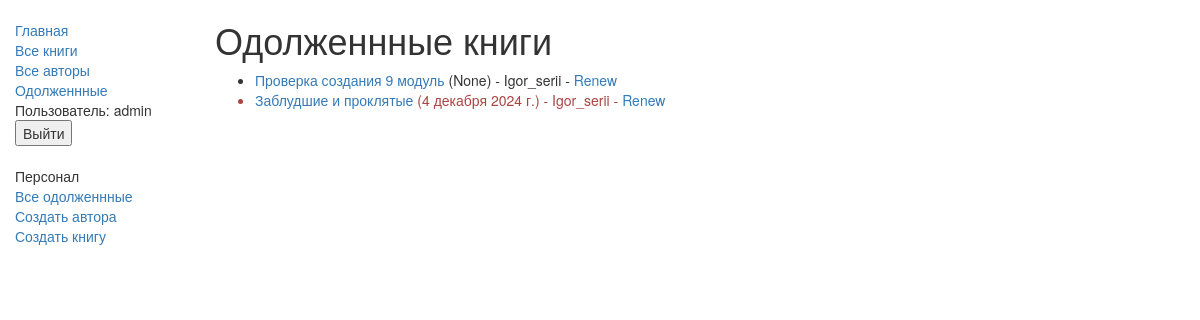
The app's page /catalog/usersbooks/ (signed in) with its own data.
### catalog/models.py (models this page shows, shortened)
class BookInstance(models.Model):
    id = models.UUIDField(primary_key=True, default=uuid.uuid4, help_text="Unique ID for this particular book across whole library")
    book = models.ForeignKey('Book', on_delete=models.SET_NULL, null=True)
    imprint = models.CharField(max_length=200)
    due_back = models.DateField(null=True, blank=True)
    borrower = models.ForeignKey(User, on_delete=models.SET_NULL, null=True, blank=True)
    LOAN_STATUS = (
        ('m', 'Maintenance'),
        ('o', 'On loan'),
        ('a', 'Available'),
        ('r', 'Reserved'),
    )
    status = models.CharField(max_length=1, choices=LOAN_STATUS, blank=True, default='m', help_text='Book availability')
    class Meta:
        ordering = ["due_back"]
        permissions = (("can_mark_returned", "Set book as returned"),)
    def display_status(self):
        return ', '.join([ BookInstance.name for BookInstance in self.BookInstance.all()[:3] ])
    display_status.short_description = 'Status'
    @property
    def is_overdue(self):
        if self.due_back and date.today() > self.due_back:
            return True
        return False

class Book(models.Model):
    title = models.CharField(max_length=200)
    author = models.ForeignKey('Author', on_delete=models.SET_NULL, null=True)
    summary = models.TextField(max_length=1000, help_text="Enter a brief description of the book")
    isbn = models.CharField('ISBN',max_length=13, help_text='13 Character <a href="https://www.isbn-international.org/content/what-isbn">ISBN number</a>')
    genre = models.ManyToManyField(Genre, help_text="Select a genre for this book")
    def display_genre(self):
        return ', '.join([ genre.name for genre in self.genre.all()[:3] ])
    display_genre.short_description = 'Genre'

### catalog/views.py (the view)
class LoanedBooksByStaffListView(PermissionRequiredMixin,generic.ListView):
    model = BookInstance
    template_name ='catalog/bookinstance_list_borrowed_staff.html'
    paginate_by = 10
    permission_required = ('catalog.can_mark_returned', 'catalog.can_edit')
    def get_queryset(self):
        return BookInstance.objects.filter(status__exact='o').order_by('due_back')

### catalog/templates/catalog/bookinstance_list_borrowed_staff.html
{% extends "base_generic.html" %}
{% block content %}
<h1>Одолженнные книги</h1>
{% if object_list %}
<ul>
    {% for bookinst in bookinstance_list %}
    <li class="{% if bookinst.is_overdue %}text-danger{% endif %}">
        <a href="{% url 'book-detail' bookinst.book.pk %}">{{bookinst.book.title}}</a> ({{ bookinst.due_back }})
        {% if user.is_staff %}- {{ bookinst.borrower }}{% endif %} {% if perms.catalog.can_mark_returned %}- <a
            href="{% url 'renew-book-librarian' bookinst.id %}">Renew</a> {% endif %}
    </li>
    {% endfor %}
</ul>
{% else %}
<p>Нет занятых книг.</p>
{% endif %}
{% endblock %}

### catalog/templates/base_generic.html (shortened to what this page needs)
<!doctype html>
<html lang="en">
<head>
    <link
            rel="stylesheet"
            href="https://maxcdn.bootstrapcdn.com/bootstrap/3.3.7/css/bootstrap.min.css"/>
    {% load static %}
    <link rel="stylesheet" href="{% static 'css/styles.css' %}"/>
</head>
<body>
<div class="container-fluid">
    <div class="row">
        <div class="col-sm-2">
            {% block sidebar %}
            <ul class="sidebar-nav">
                <li><a href="{% url 'index' %}">Главная</a></li>
                <li><a href="{% url 'books' %}">Все книги</a></li>
                <li><a href="{% url 'authors' %}">Все авторы</a></li>
                <li><a href="{% url 'my-borrowed' %}">Одолженнные</a></li>
                {% if user.is_authenticated %}
                <li>Пользователь: {{ user.get_username }}</li>
                <li>
                    <form action="{% url 'logout'%}?next={{request.path}}" method="post">
                        <button class="dropdown-item" type="submit">Выйти</button>
                    </form>
                </li>
                <br> {% else %}
                <form action="{% url 'login' %}" method="post"> {% csrf_token %}
                    <button class="dropdown-item" type="submit">Войти</button>
                </form>
                {% endif %}
                {% if perms.catalog.can_mark_returned %}
                <li><span>Персонал</span></li>
                <li><a href="{% url 'users-borrowed' %}">Все одолженнные</a></li>
                <li><a href="{% url 'author_create' %}">Создать автора</a></li>
                <li><a href="{% url 'book_create' %}">Создать книгу</a></li>
                {% endif %}
            </ul>
            {% endblock %}
        </div>
        <div class="col-sm-10 ">{% block content %}{% endblock %}</div>
    </div>
</div>
</body>
</html>

### catalog/static/css/styles.css (style rules this page uses)
.sidebar-nav { margin-top: 20px; padding: 0; list-style: none; }

### records on screen
BookInstance: book "Проверка создания 9 модуль", due_back "None", borrower "Igor_serii"
BookInstance: book "Заблудшие и проклятые", due_back "4 декабря 2024 г.", borrower "Igor_serii"

### other values on screen
{{ user.get_username }} "admin"
